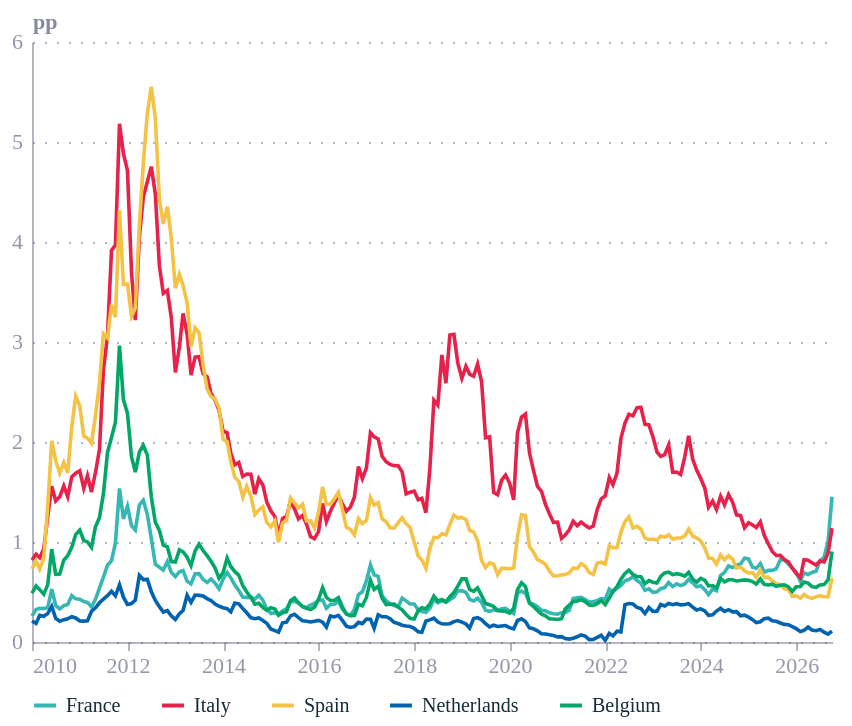

The notebook cell saved with this chart:
### Code cell
import numpy as np
import pandas as pd
import altair as alt
from ecostyles import EcoStyles

styles = EcoStyles()
styles.register_and_enable_theme()

# ---------- FRED monthly data (history) ----------
IDS = {
    "IRLTLT01DEM156N": "Germany", "IRLTLT01FRM156N": "France", "IRLTLT01ITM156N": "Italy",
    "IRLTLT01ESM156N": "Spain", "IRLTLT01NLM156N": "Netherlands", "IRLTLT01BEM156N": "Belgium",
}
ORDER = ["France", "Italy", "Spain", "Netherlands", "Belgium"]

raw = pd.read_csv("../data/fredgraph.csv", parse_dates=["observation_date"]).rename(
    columns={"observation_date": "date", **IDS}
)
raw = raw.query("date >= '2010-01-01'")

# spread = country 10y yield minus German 10y yield (percentage points)
wide = raw[["date"]].copy()
for c in ORDER:
    wide[c] = raw[c] - raw["Germany"]

# ---------- LSEG daily data: fills Sept gaps and adds October month-to-date ----------
LSEG = {
    "Date": "date", "DE10YT=RR (BID_YIELD)": "Germany", "FR10YT=RR (BID_YIELD)": "France",
    "IT10YT=RR (BID_YIELD)": "Italy", "NL10YT=RR (BID_YIELD)": "Netherlands",
    "BE10YT=RR (BID_YIELD)": "Belgium", "ES10YT=RR (BID_YIELD)": "Spain",
}
daily = (
    pd.read_excel("../data/Paul (3).xlsx", skiprows=[1])        # row 2 is just a "Close" label row
    .rename(columns=LSEG)[list(LSEG.values())]
    .assign(date=lambda d: pd.to_datetime(d["date"]))
    .set_index("date").sort_index()
)
monthly = daily.resample("MS").mean()                         # monthly average of daily yields
lseg = pd.DataFrame({c: monthly[c] - monthly["Germany"] for c in ORDER})
lseg = lseg.loc["2026-09-01":]                                # only the months FRED is missing/incomplete

# FRED values win where they exist; LSEG fills the gaps and adds Oct 2026
wide = wide.set_index("date").combine_first(lseg).sort_index().reset_index()
long = wide.melt("date", var_name="country", value_name="spread").dropna()

# ---------- hover: snap to nearest month ----------
nearest = alt.selection_point(
    fields=["date"], nearest=True, on="pointerover", clear="pointerout", empty=False
)

# ---------- encodings ----------
legend = alt.Legend(
    title=None, orient="bottom", direction="horizontal", columns=5,
    symbolType="stroke", symbolStrokeWidth=2, symbolSize=120,
    labelFontSize=10, columnPadding=16, offset=8,
)
color = alt.Color("country:N", sort=ORDER, legend=legend)
x = alt.X("date:T", title=None, axis=alt.Axis(format="%Y", tickCount=9))
y = alt.Y("spread:Q", title="pp")

# ---------- layers ----------
lines = alt.Chart(long).mark_line(strokeWidth=1.8).encode(x=x, y=y, color=color)

dots = (
    alt.Chart(long).mark_circle(size=45)
    .encode(x=x, y=y, color=color, opacity=alt.condition(nearest, alt.value(1), alt.value(0)))
)

tooltip = [alt.Tooltip("date:T", title="Month", format="%b %Y")] + [
    alt.Tooltip(f"{c}:Q", title=c, format=".2f") for c in ORDER
]
hover_band = (
    alt.Chart(wide).mark_rule(color="#94a3b8", strokeWidth=8, opacity=0.25)
    .encode(x="date:T", tooltip=tooltip)
    .transform_filter(nearest)
)
catcher = alt.Chart(wide).mark_point(opacity=0).encode(x="date:T").add_params(nearest)

# ---------- highlight: ellipse around the October upturn ----------
last = long["date"].max()
ends = long.loc[(long["date"] == last) & (long["country"] != "Netherlands"), "spread"]
t = np.linspace(0, 2 * np.pi, 120)
ring_df = pd.DataFrame({
    "t": t,
    "date": (last - pd.Timedelta(days=100)) + pd.to_timedelta(150 * np.cos(t), unit="D"),
    "spread": (ends.min() + ends.max()) / 2 + ((ends.max() - ends.min()) / 2 + 0.25) * np.sin(t),
})
ring = (
    alt.Chart(ring_df).mark_line(color="orange", strokeWidth=1.5)
    .encode(x=x, y=y, order="t:Q")
)

chart = (
    (catcher + hover_band + lines + dots)
    .properties(
        width=400, height=300,
       
    )
)

styles.save(chart, path=".", name="bond_spreads", svg=True)
chart

### Figure 1 — Vega-Lite specification as saved in the notebook (floating-point values rounded to 4 significant figures; data arrays with more than 128 entries replaced by an {"elided": "..."} marker saying what was removed)
{"config": {"font": "Circular Std", "text": {"color": "#676A86", "align": "left", "baseline": "middle", "dx": 7, "dy": 0, "fontSize": 11}, "view": {"stroke": null, "continuousWidth": 400, "continuousHeight": 300, "discreteWidth": 400, "discreteHeight": 300}, "range": {"category": ["#36B7B4", "#E6224B", "#F4C245", "#0063AF", "#00A767", "#179FDB", "#EB5C2E"], "diverging": ["#E6224B", "#E54753", "#C9C9C9", "#179FDB", "#122B39"], "heatmap": ["#C9C9C9", "#179FDB", "#0063AF", "#122B39"], "ordinal": ["#00A767", "#36B7B4", "#179FDB", "#0063AF", "#243B5A"]}, "bar": {"color": "#179fdb"}, "line": {"color": "#e6224b"}, "rule": {"color": "#676A86"}, "area": {"opacity": 0.3}, "point": {"filled": true, "size": 80, "color": "#e6224b", "opacity": 0.95}, "geoshape": {"stroke": "white", "strokeWidth": 0.3}, "rect": {"fill": "#d6d4d4", "opacity": 0.3}, "axis": {"labelColor": "#676A86", "labelFontSize": 11, "labelFont": "Circular Std", "labelOpacity": 0.7, "tickColor": "#676A86", "tickOpacity": 0.5, "domainColor": "#676A86", "domainOpacity": 0.5, "gridColor": "#676A86", "gridDash": [2, 2], "gridOpacity": 0.5, "title": null, "titleColor": "#676A86", "titleOpacity": 0.8, "tickSize": 4}, "axisXDiscrete": {"grid": false, "labelAngle": 0, "tickCount": 10, "tickOpacity": 0.5, "title": null}, "axisYDiscrete": {"ticks": false, "labelPadding": 5}, "axisXTemporal": {"grid": false, "ticks": true}, "axisXQuantitative": {"grid": true}, "axisYQuantitative": {"gridColor": "#676A86", "gridDash": [1, 5], "gridOpacity": 0.5, "ticks": false, "labelPadding": 5, "tickCount": 8, "titleAngle": 0, "titleAlign": "left", "titleBaseline": "bottom", "titleX": 0, "titleY": -5}, "title": {"color": "#676A86E6", "subtitleColor": "#676A86", "font": "Circular Std", "subtitleFont": "Circular Std", "anchor": "start", "fontSize": 14, "subtitleFontSize": 12, "subtitlePadding": 4, "offset": 0, "frame": "group"}, "legend": {"titleColor": "#122b39", "title": null, "labelColor": "#122b39", "labelFontSize": 11}}, "layer": [{"mark": {"type": "point", "opacity": 0}, "encoding": {"x": {"field": "date", "type": "temporal"}}, "name": "view_b920f279f9622228_0"}, {"mark": {"type": "rule", "color": "#94a3b8", "opacity": 0.25, "strokeWidth": 8}, "encoding": {"tooltip": [{"field": "date", "format": "%b %Y", "title": "Month", "type": "temporal"}, {"field": "France", "format": ".2f", "title": "France", "type": "quantitative"}, {"field": "Italy", "format": ".2f", "title": "Italy", "type": "quantitative"}, {"field": "Spain", "format": ".2f", "title": "Spain", "type": "quantitative"}, {"field": "Netherlands", "format": ".2f", "title": "Netherlands", "type": "quantitative"}, {"field": "Belgium", "format": ".2f", "title": "Belgium", "type": "quantitative"}], "x": {"field": "date", "type": "temporal"}}, "transform": [{"filter": {"param": "param_788d626bfb4db19d", "empty": false}}]}, {"data": {"name": "data-12663cad1dd3ec4ffd1a5ea1d37237cf"}, "mark": {"type": "line", "strokeWidth": 1.8}, "encoding": {"color": {"field": "country", "legend": {"columnPadding": 16, "columns": 5, "direction": "horizontal", "labelFontSize": 10, "offset": 8, "orient": "bottom", "symbolSize": 120, "symbolStrokeWidth": 2, "symbolType": "stroke", "title": null}, "sort": ["France", "Italy", "Spain", "Netherlands", "Belgium"], "type": "nominal"}, "x": {"axis": {"format": "%Y", "tickCount": 9}, "field": "date", "title": null, "type": "temporal"}, "y": {"field": "spread", "title": "pp", "type": "quantitative"}}}, {"data": {"name": "data-12663cad1dd3ec4ffd1a5ea1d37237cf"}, "mark": {"type": "circle", "size": 45}, "encoding": {"color": {"field": "country", "legend": {"columnPadding": 16, "columns": 5, "direction": "horizontal", "labelFontSize": 10, "offset": 8, "orient": "bottom", "symbolSize": 120, "symbolStrokeWidth": 2, "symbolType": "stroke", "title": null}, "sort": ["France", "Italy", "Spain", "Netherlands", "Belgium"], "type": "nominal"}, "opacity": {"condition": {"param": "param_788d626bfb4db19d", "value": 1, "empty": false}, "value": 0}, "x": {"axis": {"format": "%Y", "tickCount": 9}, "field": "date", "title": null, "type": "temporal"}, "y": {"field": "spread", "title": "pp", "type": "quantitative"}}}], "data": {"name": "data-664f2579174fcc77ea43d9528525ca13"}, "height": 300, "params": [{"name": "param_788d626bfb4db19d", "select": {"type": "point", "clear": "pointerout", "fields": ["date"], "nearest": true, "on": "pointerover"}, "views": ["view_b920f279f9622228_0"]}], "width": 400, "$schema": "https://vega.github.io/schema/vega-lite/v6.4.1.json", "datasets": {"data-664f2579174fcc77ea43d9528525ca13": {"elided": "202 records"}, "data-12663cad1dd3ec4ffd1a5ea1d37237cf": {"elided": "1010 records"}}}
